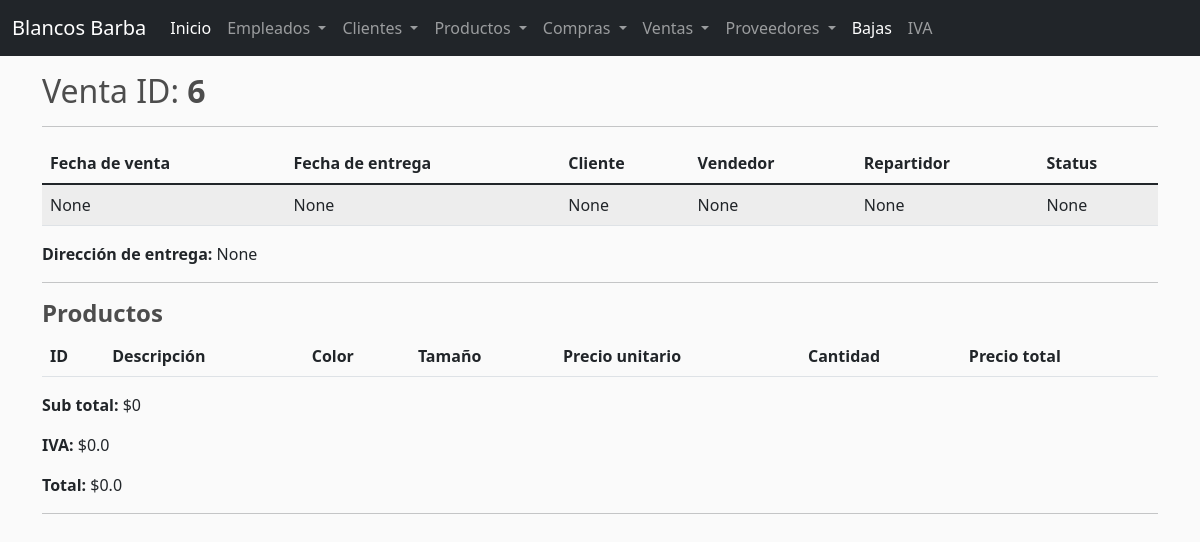
The page /statusventa/6 on the database as committed earlier.
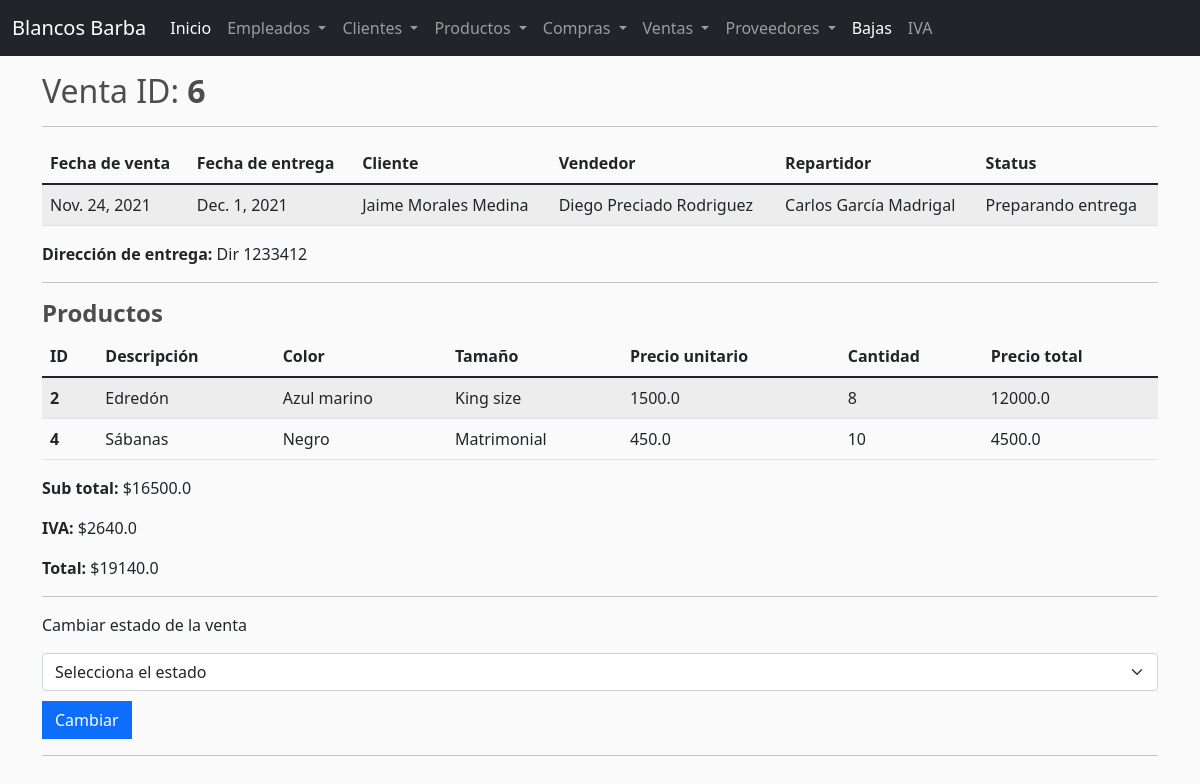
The same page on the database as committed later.
### barba/models.py (models this page shows, shortened)
class Venta(models.Model):
    fechaVenta = models.DateField(null=True,blank=True)
    fechaEntrega = models.DateField(null=True,blank=True)
    cliente = models.ForeignKey(Cliente,on_delete=models.SET_NULL,null=True,blank=True)
    vendedor = models.ForeignKey(Empleado,on_delete=models.SET_NULL,null=True,blank=True)
    repartidor = models.ForeignKey(Empleado,on_delete=models.SET_NULL,null=True,related_name='repartidor',blank=True)
    direccion = models.CharField(max_length=50,null=True,blank=True)
    status = models.CharField(max_length=50,null=True,blank=True)
    total = models.FloatField(null=True,blank=True)

class Cliente(models.Model):
    nombre = models.CharField(max_length=50,null=True)
    apellidos = models.CharField(max_length=50,null=True)
    correo = models.CharField(max_length=50,null=True)
    telefono = models.CharField(max_length=50,null=True)
    def __str__(self):
        return self.nombre + ' ' + self.apellidos

class Empleado(models.Model):
    nombre = models.CharField(max_length=50,null=True)
    apellidos = models.CharField(max_length=50,null=True)
    sueldo = models.FloatField(null=True)
    cargo = models.CharField(max_length=50,null=True)
    direccion = models.CharField(max_length=50,null=True)
    status = models.CharField(max_length=50,null=True,blank=True)
    password = models.CharField(max_length=50,null=True)
    telefono = models.CharField(max_length=50,null=True)
    def __str__(self):
        return self.nombre + ' ' + self.apellidos

class Producto(models.Model):
    descripcion = models.CharField(max_length=50,null=True)
    precio = models.FloatField(null=True)
    color = models.CharField(max_length=50,null=True)
    talla = models.CharField(max_length=50,null=True)
    existencia = models.IntegerField(null=True)

### barba/views.py (the view, shortened to what this page needs)
# urls.py: path('statusventa/<str:pk>',views.statusventa, name='statusventa'),
def statusventa(request,pk):
    venta = Venta.objects.get(pk=pk)
    detalles = DetalleVenta.objects.filter(venta=venta)
    subtotal = 0
    productos = []
    for detalle in detalles:
        p = Producto.objects.get(pk=detalle.producto.pk)
        subtotal += p.precio * detalle.cantidad
        productos.append({
            'producto': p,
            'cantidad': detalle.cantidad,
            'pc': p.precio * detalle.cantidad,
        })
    iva = round(subtotal * (list(Iva.objects.all())[-1].porcentaje/100),2)
    total = round(subtotal * (1 + list(Iva.objects.all())[-1].porcentaje/100),2)
    context = {
        'venta': venta,
        'subtotal': round(subtotal,2),
        'iva': iva,
        'total': total,
        'productos': productos,
    }
    return render(request, 'statusventa.html', context)

### barba/templates/statusventa.html (shortened to what this page needs)
{% extends 'base.html' %}
{% block content %}
<div class="container">
    <h2>Venta ID: <b>{{venta.id}}</b></h2>
    <hr>
    <table class="table table-striped">
        <thead>
            <tr>
                <th scope="col">Fecha de venta</th>
                <th scope="col">Fecha de entrega</th>
                <th scope="col">Cliente</th>
                <th scope="col">Vendedor</th>
                <th scope="col">Repartidor</th>
                <th scope="col">Status</th>
            </tr>
        </thead>
        <tbody>
                <tr>
                    <td>{{venta.fechaVenta}}</td>
                    <td>{{venta.fechaEntrega}}</td>
                    <td>{{venta.cliente}}</td>
                    <td>{{venta.vendedor}}</td>
                    <td>{{venta.repartidor}}</td>
                    <td>{{venta.status}}</td>
                </tr>
        </tbody>
    </table>
    <p><b>Dirección de entrega: </b>{{venta.direccion}}</p>
    <hr>
    <h4><b>Productos</b></h4>
    <table class="table table-striped">
        <thead>
            <tr>
                <th scope="col">ID</th>
                <th scope="col">Descripción</th>
                <th scope="col">Color</th>
                <th scope="col">Tamaño</th>
                <th scope="col">Precio unitario</th>
                <th scope="col">Cantidad</th>
                <th scope="col">Precio total</th>
            </tr>
        </thead>
        <tbody>
            {% for p in productos %}
                <tr>
                    <th scope="col">{{p.producto.id}}</th>
                    <td>{{p.producto.descripcion}}</td>
                    <td>{{p.producto.color}}</td>
                    <td>{{p.producto.talla}}</td>
                    <td>{{p.producto.precio}}</td>
                    <td>{{p.cantidad}}</td>
                    <td>{{p.pc}}</td>
                </tr>
            {% endfor %}
        </tbody>
    </table>
    <p><b>Sub total:</b> ${{subtotal}}</p>
    <p><b>IVA:</b> ${{iva}}</p>
    <p><b>Total:</b> ${{total}}</p>
    <hr>
    {% if venta.status == 'Preparando entrega' %}
        <form action="" method="POST">
            <div class="form-group">
                <p>Cambiar estado de la venta</p>
                <select class="form-select" name="status" value="{{ status }}">
                    <option value="" selected disabled hidden>Selecciona el estado</option>
                </select>
                <button type="submit" class="btn btn-primary" style="margin-top: 10px;">Cambiar</button>
            </div>
        </form>
        <hr>
    {% endif %}
</div>
{% endblock %}

Rows that differ between the two databases and show on the page:
changed Venta id 6: fechaVenta "None" → "Nov. 24, 2021"; fechaEntrega "None" → "Dec. 1, 2021"; cliente "None" → "Jaime Morales Medina"; vendedor "None" → "Diego Preciado Rodriguez"; repartidor "None" → "Carlos García Madrigal"; status "None" → "Preparando entrega"; direccion "None" → "Dir 1233412"
now on this page (row edited): Producto: producto.id "2", producto.descripcion "Edredón", producto.color "Azul marino", producto.talla "King size", producto.precio "1500.0", cantidad "8", pc "12000.0"
now on this page (row edited): Producto: producto.id "4", producto.descripcion "Sábanas", producto.color "Negro", producto.talla "Matrimonial", producto.precio "450.0", cantidad "10", pc "4500.0"
Other text that changed with them:
{{ subtotal }}: "0" → "16500.0"
{{ iva }}: "0.0" → "2640.0"
{{ total }}: "0.0" → "19140.0"
form field status: (not shown) → "Selecciona el estado"
text now shown: "Cambiar estado de la venta Cambiar"
